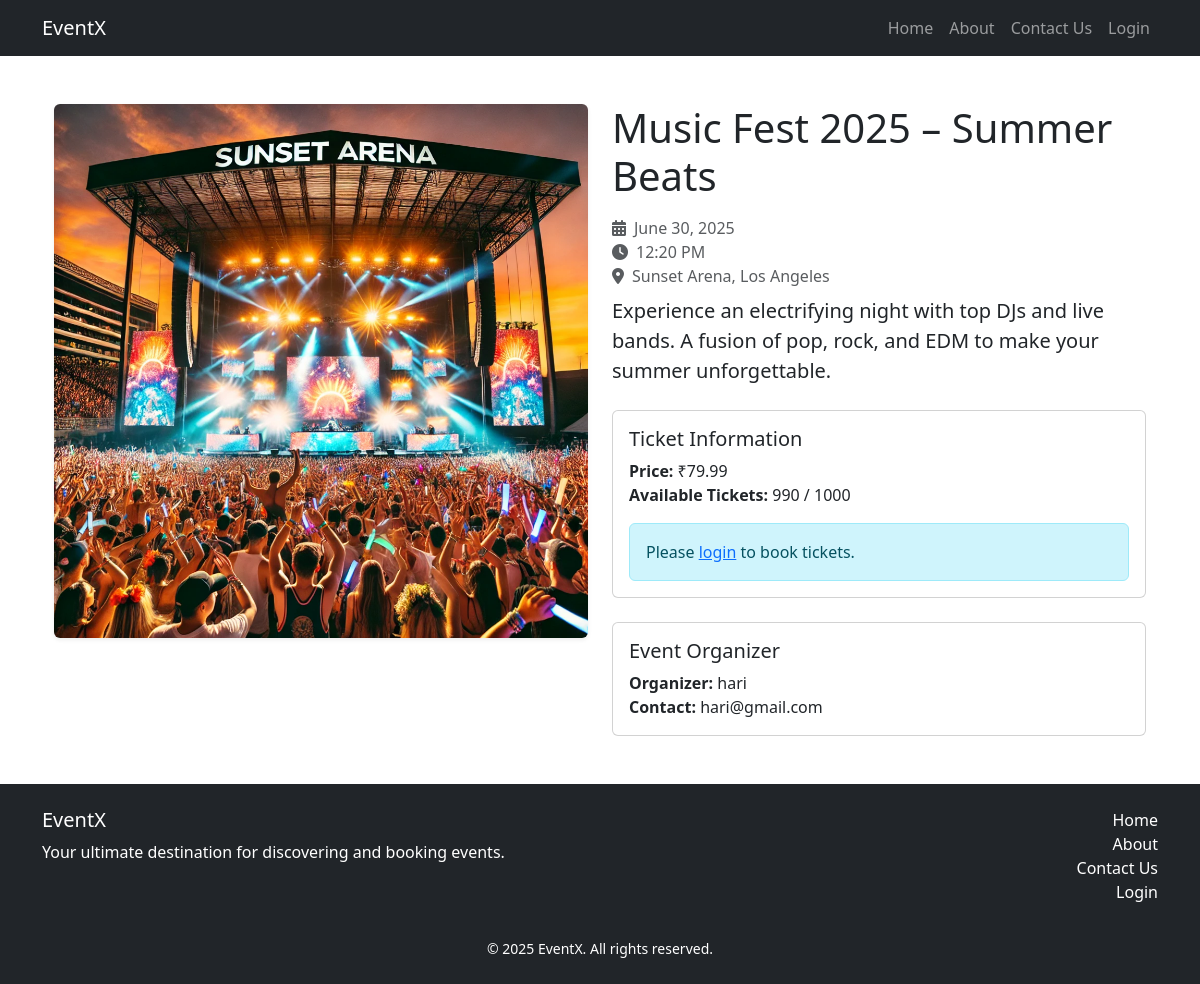
/event/2/, run on the app's committed database.
### events/models.py (models this page shows, shortened)
class Event(models.Model):
    seller = models.ForeignKey(
        Seller,
        on_delete=models.CASCADE,
        related_name="events"
    )
    name = models.CharField(max_length=255)
    description = models.TextField()
    date = models.DateTimeField()
    location = models.CharField(max_length=255)
    price = models.DecimalField(max_digits=10, decimal_places=2)
    total_tickets = models.PositiveIntegerField()
    available_tickets = models.PositiveIntegerField()
    image = models.ImageField(upload_to="events/", blank=True, null=True)
    class Meta:
        ordering = ['date']

class Seller(models.Model):
    user = models.OneToOneField(settings.AUTH_USER_MODEL, on_delete=models.CASCADE)

### events/views.py (the view)
# urls.py: path("event/<int:event_id>/", views.event_detail, name="event_detail"),
def event_detail(request, event_id):
    event = get_object_or_404(Event, id=event_id)
    context = {
        'event': event,
        'razorpay_key_id': settings.RAZORPAY_KEY_ID
    }
    return render(request, 'events/event_detail.html', context)

### events/templates/events/event_detail.html (shortened to what this page needs)
{% extends "events/base.html" %}
{% load static %}
{% block content %}
<div class="container py-4">
    <div class="row">
        <div class="col-md-6 mb-4">
            {% if event.image %}
            <img src="{{ event.image.url }}" alt="{{ event.name }}" class="img-fluid rounded shadow-sm">
            {% else %}
            <div class="bg-light p-5 text-center rounded">
                <i class="fas fa-calendar-alt fa-5x text-muted"></i>
            </div>
            {% endif %}
        </div>
        <div class="col-md-6">
            <h1 class="mb-3">{{ event.name }}</h1>
            <div class="mb-4">
                <p class="text-muted mb-2">
                    <i class="fas fa-calendar-alt me-2"></i>{{ event.date|date:"F j, Y" }}<br>
                    <i class="fas fa-clock me-2"></i>{{ event.date|date:"g:i A" }}<br>
                    <i class="fas fa-map-marker-alt me-2"></i>{{ event.location }}
                </p>
                <p class="lead">{{ event.description }}</p>
            </div>
            <div class="card mb-4">
                <div class="card-body">
                    <h5 class="card-title">Ticket Information</h5>
                    <p class="card-text">
                        <strong>Price:</strong> ₹{{ event.price }}<br>
                        <strong>Available Tickets:</strong> {{ event.available_tickets }} / {{ event.total_tickets }}
                    </p>
                    {% if user.is_authenticated and not user.is_superuser and not user.seller %}
                        {% if event.available_tickets > 0 %}
                        <form method="post" action="{% url 'book_event' event.id %}" class="mt-3" id="bookingForm">
                            {% csrf_token %}
                            <div class="mb-3">
                                <label for="quantity" class="form-label">Number of Tickets</label>
                                <input type="number" class="form-control" id="quantity" name="quantity"
                                       min="1" max="{{ event.available_tickets }}" value="1" required
                                       onchange="updateTotalAmount(this.value)">
                            </div>
                            <div class="mb-3">
                                <p class="mb-1"><strong>Total Amount:</strong> ₹<span id="totalAmount">{{ event.price }}</span></p>
                            </div>
                            <button type="button" class="btn btn-primary" onclick="createRazorpayOrder()">
                                Pay Now
                            </button>
                        </form>
                        <script src="https://checkout.razorpay.com/v1/checkout.js"></script>
                        <script>
                            const eventPrice = {{ event.price }};
                            function updateTotalAmount(quantity) {
                                const total = eventPrice * quantity;
                                document.getElementById('totalAmount').textContent = total;
                            }
                            function createRazorpayOrder() {
                                const quantity = document.getElementById('quantity').value;
                                const totalAmount = parseFloat(document.getElementById('totalAmount').textContent);
                                fetch("{% url 'create_razorpay_order' %}", {
                                    method: 'POST',
                                    headers: {
                                        'Content-Type': 'application/json',
                                        'X-CSRFToken': document.querySelector('[name=csrfmiddlewaretoken]').value
                                    },
                                    body: JSON.stringify({
                                        event_id: {{ event.id }},
                                        quantity: quantity,
                                        amount: totalAmount
                                    })
                                })
                                .then(response => response.json())
                                .then(data => {
                                    const options = {
                                        key: '{{ razorpay_key_id }}',
                                        amount: data.amount,
                                        currency: 'INR',
                                        name: 'EventX',
                                        description: '{{ event.name }} Ticket Booking',
                                        order_id: data.order_id,
                                        handler: function (response) {
                                            verifyPayment(response);
                                        },
                                        prefill: {
                                            name: '{{ user.get_full_name }}',
                                            email: '{{ user.email }}'
                                        },
                                        theme: {
                                            color: '#3399cc'
                                        }
                                    };
                                    const rzp = new Razorpay(options);
                                    rzp.open();
                                })
                                .catch(error => {
                                    console.error('Error:', error);
                                    alert('Failed to create order. Please try again.');
                                });
                            }
                            function verifyPayment(response) {
                                fetch("{% url 'verify_payment' %}", {
                                    method: 'POST',
                                    headers: {
                                        'Content-Type': 'application/json',
                                        'X-CSRFToken': document.querySelector('[name=csrfmiddlewaretoken]').value
                                    },
                                    body: JSON.stringify({
                                        razorpay_payment_id: response.razorpay_payment_id,
                                        razorpay_order_id: response.razorpay_order_id,
                                        razorpay_signature: response.razorpay_signature,
                                        event_id: {{ event.id }},
                                        quantity: document.getElementById('quantity').value
                                    })
                                })
                                .then(response => response.json())
                                .then(data => {
                                    if (data.success) {
                                        window.location.href = "{% url 'booking_history' %}";
                                    } else {
                                        alert('Payment verification failed. Please contact support.');
                                    }
                                })
                                .catch(error => {
                                    console.error('Error:', error);
                                    alert('Payment verification failed. Please contact support.');
                                });
                            }
                        </script>
                        {% else %}
                        <div class="alert alert-warning mb-0">
                            Sorry, this event is sold out!
                        </div>
                        {% endif %}
                    {% elif not user.is_authenticated %}
                        <div class="alert alert-info mb-0">
                            Please <a href="{% url 'login' %}">login</a> to book tickets.
                        </div>
                    {% endif %}
                </div>
            </div>
            <div class="card">
                <div class="card-body">
                    <h5 class="card-title">Event Organizer</h5>
                    <p class="card-text">
                        <strong>Organizer:</strong> {{ event.seller.user.first_name|default:event.seller.user.username }}<br>
                        <strong>Contact:</strong> {{ event.seller.user.email }}
                    </p>
                </div>
            </div>
        </div>
    </div>
</div>
{% endblock %}

### data on the page
Event: image (picture), name "Music Fest 2025 – Summer Beats", date "June 30, 2025", date "12:20 PM", location "Sunset Arena, Los Angeles", description "Experience an electrifying night with top DJs and live bands. A fusion of pop, rock, and EDM to make your summer unforgettable.", price "79.99", available_tickets "990", total_tickets "1000", seller.user.first_name "hari", seller.user.email "hari@gmail.com"
